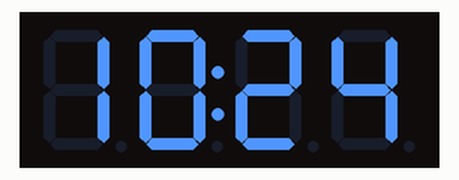
Simulated run of this sketch. Board: ESP32. Shown: 4-digit seven-segment display. WiFi joins after 1.5 s; servers stay silent unless stated; network time is answered at once with the bench clock; the local clock reads 2024-03-15 10:24:30 at power-on unless the sketch sets it; what the sketch prints to the serial monitor is not drawn.

Above: at 1.6 s.
At 90.4 s:
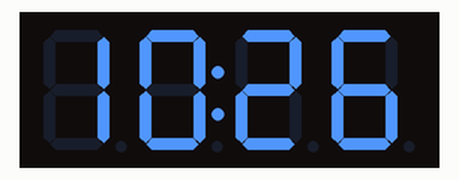

The sketch:

7_segments.ino
```cpp
#include <WiFi.h>
#include <NTPClient.h>
#include <WiFiUdp.h>
#include <TM1637Display.h>

#define CLK 18
#define DIO 19

const char* ssid = "DeKey-Fraijlemaborg";
const char* password = "i3xHp*ag";

TM1637Display display(CLK, DIO);

WiFiUDP ntpUDP;
NTPClient timeClient(ntpUDP, "pool.ntp.org", 3600, 60000);

void setup()
{
    Serial.begin(115200);

    Serial.print("Connexion au Wi-Fi...");
    WiFi.begin(ssid, password);
    while (WiFi.status() != WL_CONNECTED)
    {
        delay(500);
        Serial.print(".");
    }
    Serial.println("\nConnecté au Wi-Fi !");

    timeClient.begin();
    display.setBrightness(7);
}

void loop()
{
    timeClient.update();

    int heure = timeClient.getHours();
    int minute = timeClient.getMinutes();
    int affichage = heure * 100 + minute;

    display.showNumberDecEx(affichage, 0b01000000, true);

    Serial.print("Heure actuelle : ");
    Serial.print(heure);
    Serial.print(":");
    Serial.println(minute);

    delay(1000);
}
```

Measured:
- what the display in image 0 shows lasts 28.5 s, from 1.6 s to 30.1 s
